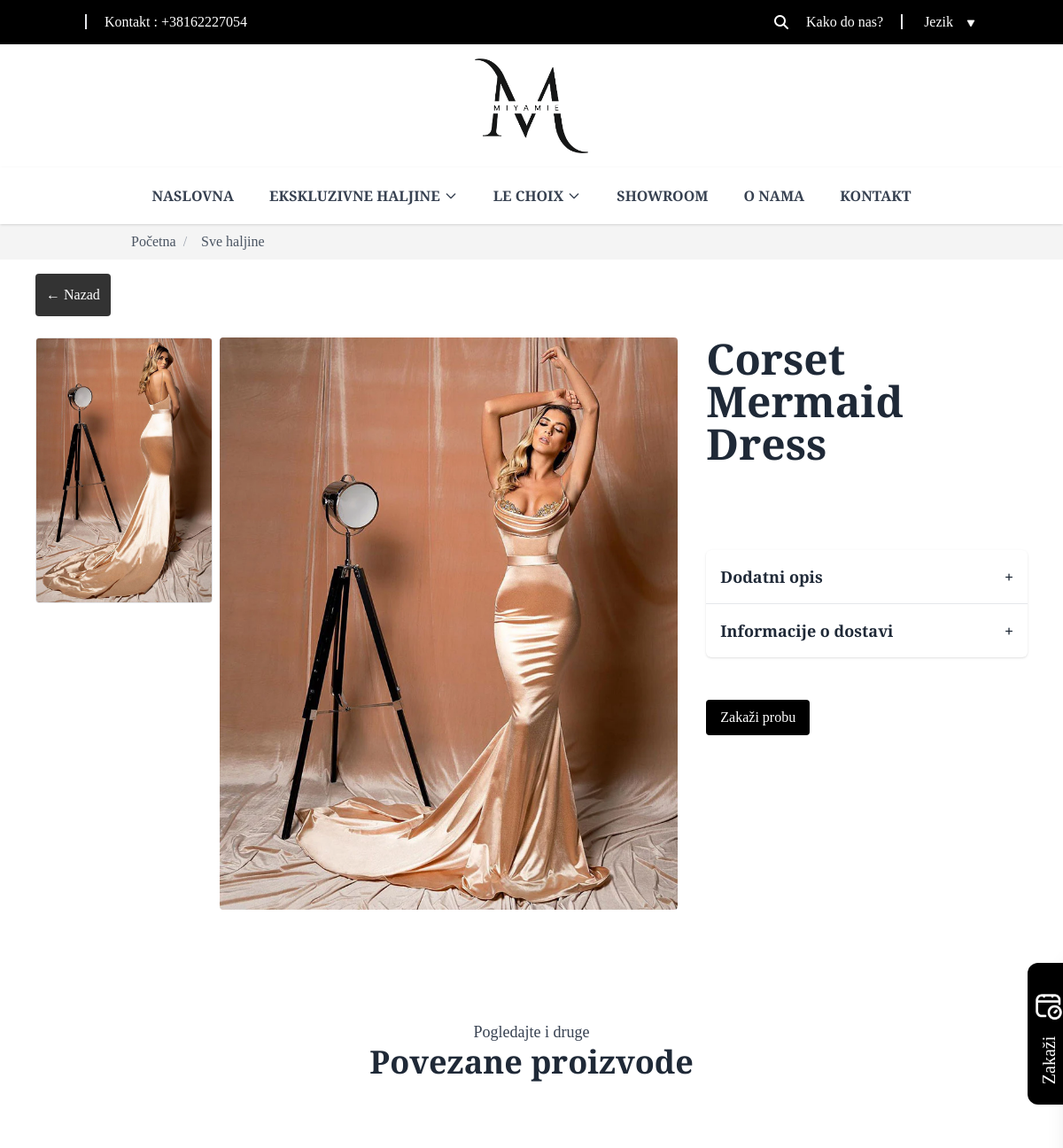
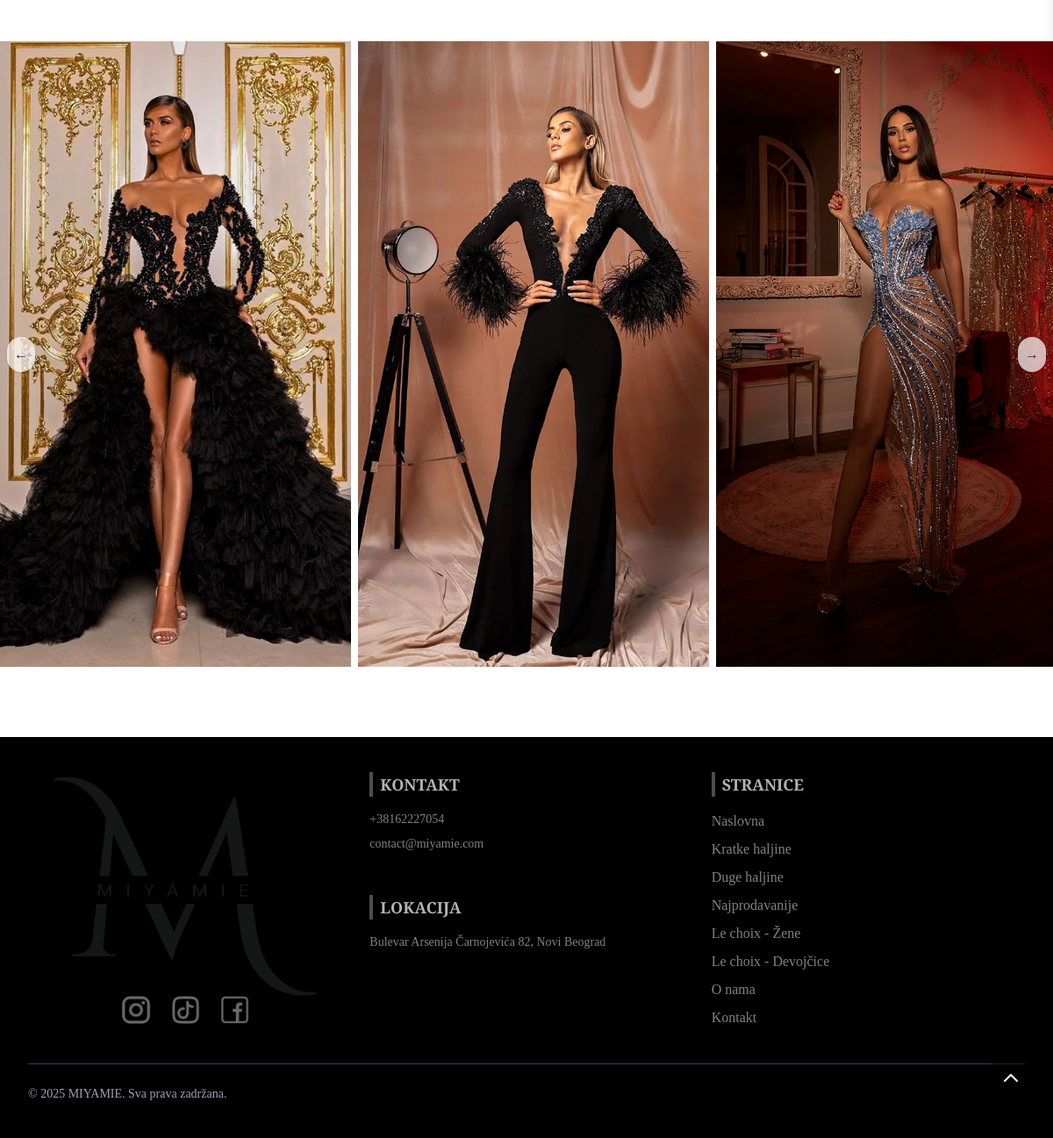
/sr/single_product/10, run on the app's committed database (2 pictures, top to bottom).
### website/models.py (models this page shows, shortened)
class Config(models.Model):
    contact_phone = models.CharField(max_length=100, blank=True, null=True, default='+38162227054')
    email = models.EmailField(blank=True, null=True, default='contact@miyamie.com')
    instagram_link = models.CharField(max_length=255, blank=True, null=True, default='www.instagram.com')
    facebook_link = models.CharField(max_length=255, blank=True, null=True, default='www.facebook.com')
    tiktok_link = models.CharField(max_length=255, blank=True, null=True, default='www.tiktok.com')
    address = models.CharField(max_length=255, blank=True, null=True, default='defautl address')
    delivery_info = CKEditor5Field('Sadržaj',  default="Delivery information")
    delivery_info_en = CKEditor5Field('Content (en)', default="Delivery information")

class DressImage(models.Model):
    dress = models.ForeignKey(Dress, on_delete=models.CASCADE, related_name='images')
    image = models.ImageField(upload_to='dresses/extra/')

class Dress(models.Model):
    TAG_CHOICES = [
        ('new', 'New'),
        ('bestseller', 'Bestseller'),
        ('sale', 'Sale'),
        ('for_sale', 'For Sale'),
        ('rent', 'Rent'),
    ]
    SIZE_CHOICES = [
        ('standard', 'Standard'),
        ('xl', 'XL'),  # ili 'XL', ako više voliš brojčanu oznaku
    ]
    slug = models.SlugField()
    category = models.ForeignKey(Category, on_delete=models.CASCADE, related_name='dresses')
    name = models.CharField(max_length=200)
    size = models.CharField(max_length=20, choices=SIZE_CHOICES, default='standard')
    short_description = models.CharField(max_length=255)
    description = models.TextField()
    additional_info = models.TextField(blank=True, null=True)
    tag = models.CharField(max_length=20, choices=TAG_CHOICES, blank=True, null=True)
    home_page = models.IntegerField(default=0)
    main_image = models.ImageField(upload_to='dresses/main/')

### website/views.py (the view)
# urls.py: path('single_product/<int:pk>', views.single_product, name='single_product'),
def single_product(request, pk):
    product = Dress.objects.get(pk=pk)
    category_id = product.category.id
    related_products = Dress.objects.filter(category=category_id).exclude(pk=product.pk)
    context = {'product': product, 'related_products': related_products}
    return render(request, 'website/pages/single_product.html', context)

### website/context_processors.py (called while the page is built)
def config(request):
    config = Config.objects.all().first()
    form = AppointmentForm()
    return {'config': config, 'form': form}

### website/templates/website/pages/single_product.html (shortened to what this page needs)
{% extends 'base.html' %}
{% load static %}
{% load i18n %}
{% block content %}
{% include 'website/components/breadcrumbs.html' %}
<div class="max-w-6xl mx-auto bg-white p-4">
    <div>
        <a href="{{ request.META.HTTP_REFERER }}">
            <div class="bg-black/80 p-2 lg:p-3 text-white w-fit rounded">
                ← {% trans 'Nazad' %}
            </div>
        </a>
    </div>
    <br>
    <div class="flex flex-col md:flex-row gap-8">
        <div class="flex md:flex-row flex-col gap-2 w-full md:w-2/3">
            <div
                    class="flex flex-row md:flex-col gap-2 w-full md:w-[200px] order-2 md:order-1 max-h-[700px]
           overflow-x-auto md:overflow-y-auto no-scrollbar"
            >
                {% for image in product.images.all %}
                <a
                        data-fancybox="gallery"
                        href="{{image.image.url}}"
                        class="flex-shrink-0 md:w-full w-full rounded overflow-hidden"
                >
                    <img
                            src="{{image.image.url}}"
                            class="object-cover cursor-pointer rounded border w-full h-[300px]"
                            alt="Sporedna slika"
                    />
                </a>
                {% endfor %}
            </div>
            <div class="flex-1 order-1 md:order-2">
                <a data-fancybox="gallery" href="{{product.main_image.url}}">
                    <img
                            id="mainImage"
                            src="{{product.main_image.url}}"
                            alt="Glavna slika"
                            class="w-full max-h-[800px] object-cover cursor-pointer rounded"
                    />
                </a>
            </div>
        </div>
        <div class="w-full md:w-1/3">
            <h2 class="text-5xl font-semibold mb-2">{{product.name}}</h2>
            <br>
            <br>
            <br>
            <div class="bg-white rounded-md shadow ">
                <button class="accordion-toggle w-full text-left p-4 font-semibold text-lg flex justify-between items-center">
                    <span>{% trans 'Dodatni opis' %}</span>
                    <span class="icon">+</span>
                </button>
                <hr>
                <button class="accordion-toggle w-full text-left p-4 font-semibold text-lg flex justify-between items-center">
                    <span>{% trans 'Informacije o dostavi' %}</span>
                    <span class="icon">+</span>
                </button>
            </div>
            <br>
            <br>
            <button class="openSidebarBtn bg-black text-white px-4 py-2 rounded hover:bg-gray-800">
                {% trans 'Zakaži probu' %}
            </button>
        </div>
    </div>
</div>
<section class="w-full h-[200px] md:h-[300px] flex items-center justify-center">
    <div class="text-center">
        <p class="text-lg text-gray-700">{% trans 'Pogledajte i druge' %}</p>
        <h2 class="text-4xl font-bold mb-4">{% trans 'Povezane proizvode' %}</h2>
    </div>
</section>
<div class="relative w-full mb-20">
    <div id="slider" class="flex overflow-x-auto scroll-smooth scrollbar-hide space-x-2">
        {% for related_product in related_products %}
        <div class="w-1/2 md:w-1/3 flex-shrink-0">
            <a href="{% url 'single_product' related_product.id %}">
                <img src="{{related_product.main_image.url}}" class=" object-cover w-full h-full"/>
            </a>
        </div>
        {% endfor %}
    </div>
    <button onclick="slide('left')"
            class="absolute left-2 top-1/2 -translate-y-1/2 bg-white/70 rounded-full p-2 shadow z-10">
        ←
    </button>
    <button onclick="slide('right')"
            class="absolute right-2 top-1/2 -translate-y-1/2 bg-white/70 rounded-full p-2 shadow z-10">
        →
    </button>
</div>
{% endblock %}

### templates/base.html (shortened to what this page needs)
{% load static %}
{% load static tailwind_tags %}
<!DOCTYPE html>
<html lang="en">
<head>
    <link rel="stylesheet" href="https://cdnjs.cloudflare.com/ajax/libs/font-awesome/6.5.2/css/all.min.css"
/>
    <link rel="stylesheet" href="https://cdn.jsdelivr.net/npm/@fancyapps/ui/dist/fancybox.css" />
    {% tailwind_css %}
</head>
<body class="font-cormorant text-gray-800 bg-white">
{% include 'header.html' %}
{% block content %}
{% endblock %}
{% include 'footer.html' %}
{% include 'website/components/scroll_to_top.html' %}
{% include 'website/components/schedule.html' %}
</body>
</html>

### templates/header.html (shortened to what this page needs)
{% load static %}
{% load i18n %}
<div class="p-2 bg-black header-top flex justify-end items-center sm:justify-between text-white md:px-16 lg:px-24 xl:px-32">
    <div class="hidden sm:block">
        <label class="border-l-2 pl-5">{% trans 'Kontakt' %} : <a
                href="tel:{{config.contact_phone}}">{{config.contact_phone}}</a></label>
    </div>
    <div class="flex gap-5 items-center">
        <form id="searchForm" action="{% url 'products' 'search' %}" method="GET" class="md:block hidden">
            <div class="flex items-center gap-2">
                <i id="inputSearchIcon" class="fa-solid fa-magnifying-glass cursor-pointer"></i>
            </div>
        </form>
        <div>
            <label class="border-r-2 pr-5">
                <a href="https://maps.app.goo.gl/5gRqn56Li5t57S6c8"
                   target="_blank" class="hover:underline">{% trans 'Kako do nas?' %}</a></label>
            <div class="inline cursor-pointer languageToggle" onclick="toggleLanguageMenu(this)">
                <p class="pl-5 mr-2 inline">{% trans 'Jezik' %}</p>
                <img src="{% static 'img/icons/raphael_arrowdown.png' %}" alt="" class="w-4 inline"/>
            </div>
        </div>
    </div>
</div>
<header>
    <div class="flex justify-between md:justify-center  items-center p-4 ">
        <a href="{% url 'home' %}">
            <img src="{% static 'img/logo.png' %}" alt="Logo" class="w-16 md:w-32"/>
        </a>
    </div>
    <nav class="font-semibold hidden md:flex justify-center bg-white shadow relative z-50">
        <div class="max-w-7xl mx-auto px-4">
            <div class="flex justify-between items-center h-16">
                <div class="flex space-x-4">
                    <a href="{% url 'home' %}" class="text-gray-700 hover:text-gray-400 px-3 py-2">{% trans "NASLOVNA" %}</a>
                    <div class="relative group z-50">
                        <a href="{% url 'products' 'all' %}">
                            <button class="text-gray-700 hover:text-gray-400 px-3 py-2 flex items-center">
                                {% trans "EKSKLUZIVNE HALJINE" %}
                                <svg class="ml-1 w-4 h-4" fill="none" stroke="currentColor" viewBox="0 0 24 24">
                                    <path d="M19 9l-7 7-7-7" stroke-width="2" stroke-linecap="round"
                                          stroke-linejoin="round"/>
                                </svg>
                            </button>
                        </a>
                    </div>
                    <div class="relative group z-99">
                        <a href="{% url 'products' 'lechoix' %}">
                            <button class="text-gray-700 hover:text-gray-400 px-3 py-2 flex items-center">
                                LE CHOIX
                                <svg class="ml-1 w-4 h-4" fill="none" stroke="currentColor" viewBox="0 0 24 24">
                                    <path d="M19 9l-7 7-7-7" stroke-width="2" stroke-linecap="round"
                                          stroke-linejoin="round"/>
                                </svg>
                            </button>
                        </a>
                    </div>
                    <a href="{% url 'showroom' %}" class="text-gray-700 hover:text-gray-400 px-3 py-2">{% trans "SHOWROOM" %}</a>
                    <a href="{% url 'about' %}" class="text-gray-700 hover:text-gray-400 px-3 py-2">{% trans "O NAMA" %}</a>
                    <a href="{% url 'contact' %}" class="text-gray-700 hover:text-gray-400 px-3 py-2">{% trans "KONTAKT" %}</a>
                </div>
            </div>
        </div>
    </nav>
</header>

### website/templates/website/components/breadcrumbs.html
{% load static %}
<div class="flex text-gray-300 bg-[#F4F4F4] p-2 px-5 md:px-32" aria-label="breadcrumb">
    <div class="">
        <ul class="mx-auto max-w-[1200px] flex items-center space-x-2 pl-5">
            {% for name, url in breadcrumbs %}
            <li class="flex items-center">
                <a href="{{ url }}" class="text-gray-600 hover:text-blue-800">{{ name }}</a>
                {% if not forloop.last %}
                <span class="mx-2 text-gray-400">/</span>
                {% endif %}
            </li>
            {% endfor %}
        </ul>
    </div>
</div>

### templates/footer.html
{% load static %}
{% load i18n %}
<footer class="bg-black text-white/50 py-10">
    <div class="max-w-7xl mx-auto px-4 sm:px-6 lg:px-8">
        <div class="grid grid-cols-1 md:grid-cols-3 gap-8 justify-between">
            <div class="flex flex-col justify-center items-center">
                <a href="{% url 'home' %}">
                    <img src="{% static 'img/logo.png' %}" alt="Haljina" class="w-[300px] rounded"/>
                </a>
                <div class="flex gap-5">
                    <a href="{{config.instagram_link}}">
                        <img src="{% static 'img/icons/instagram.png' %}" alt="" class="h-8 "/>
                    </a>
                    <a href="{{config.tiktok_link}}">
                        <img src="{% static 'img/icons/tiktok.png' %}" alt="" class="h-8"/>
                    </a>
                    <a href="{{config.facebook_link}}">
                        <img src="{% static 'img/icons/facebook.png' %}" alt="" class="h-8 "/>
                    </a>
                </div>
            </div>
            <div>
                <h3 class="text-lg font-semibold mb-4 text-white/70 border-l-4 border-white/30 pl-2">{% trans 'KONTAKT' %}</h3>
                <ul class="space-y-2 text-sm">
                    <li><a href="tel:{{config.contact_phone}}" class="hover:underline">{{config.contact_phone}}</a></li>
                    <li><a href="mailto:{{config.email}}" class="hover:underline">{{config.email}}</a></li>
                </ul>
                <br><br>
                <h3 class="text-lg font-semibold mb-4 text-white/70 border-l-4 border-white/30 pl-2">{% trans 'LOKACIJA' %}</h3>
                <ul class="space-y-2 text-sm">
                    <li>
                        <a href="https://www.google.com/maps/search/?api=1&query=Bulevar+Arsenija+Čarnojevića+82,+Novi+Beograd"
                           target="_blank" class="hover:underline">
                            {{config.address}}
                        </a>
                    </li>
                </ul>
            </div>
            <div>
                <h3 class="text-lg font-semibold mb-4 text-white/70 border-l-4 border-white/30 pl-2">{% trans 'STRANICE' %}</h3>
                <ul class="space-y-2 ">
                    <li><a href="{% url 'home' %}" class="hover:underline">{% trans 'Naslovna' %}</a></li>
                    <li><a href="{% url 'products' 'short' %}" class="hover:underline">{% trans 'Kratke haljine' %}</a></li>
                    <li><a href="{% url 'products' 'long' %}" class="hover:underline">{% trans 'Duge haljine' %}</a></li>
                    <li><a href="{% url 'products' 'bestseller' %}" class="hover:underline">{% trans 'Najprodavanije' %}</a></li>
                    <li><a href="{% url 'products' 'woman' %}" class="hover:underline">{% trans 'Le choix - Žene' %}</a></li>
                    <li><a href="{% url 'products' 'girls' %}" class="hover:underline">{% trans 'Le choix - Devojčice' %}</a></li>
                    <li><a href="{% url 'about' %}" class="hover:underline">{% trans 'O nama' %}</a></li>
                    <li><a href="{% url 'contact' %}" class="hover:underline">{% trans 'Kontakt' %}</a></li>
                </ul>
            </div>
        </div>
        <div class="border-t border-gray-700 mt-10 pt-6 text-sm text-gray-400 flex justify-between">
            <div>&copy; {% trans '2025 MIYAMIE. Sva prava zadržana.' %}</div>
        </div>
    </div>
</footer>

### website/templates/website/components/scroll_to_top.html
{% load static %}
<a href="#top"
   class="p-2 md:p-4 scroll-to-top fixed right-5 bottom-10 z-50 text-white transition bg-black/50 rounded-full hover:rotate-720 transition-transform
   hover:bg-gray-800/50 duration-1000">
    <svg
            class="w-6 h-6 text-white -rotate-90 "
            fill="none"
            stroke="currentColor"
            stroke-width="2"
            viewBox="0 0 24 24">
        <path stroke-linecap="round" stroke-linejoin="round" d="M9 5l7 7-7 7"/>
    </svg>
</a>

### website/templates/website/components/schedule.html (shortened to what this page needs)
{% load static %}
{% load i18n %}
<div id="sidebarContainer"
     class="flex fixed top-1/2 right-0 transform -translate-y-1/2 translate-x-[320px] z-50 transition-transform duration-500 ease-in-out">
    <div id="formContainer" class="bg-white shadow-xl rounded-l-lg w-80 p-6 space-y-4">
        <div id="ses"
             class="openSidebarBtn absolute -left-8 md:-left-10 bg-black text-white p-2 rounded-l-xl cursor-pointer flex gap-2 md:gap-5 flex-col items-center justify-center space-y-2 h-20 md:h-40 w-8 md:w-12">
            <img src="{% static 'img/icons/akar-icons_schedule.png' %}" alt="Haljina 1"
                 class="w-full h-auto object-cover rounded-lg">
            <p class="text-xs md:text-xl transform -rotate-90 origin-center whitespace-nowrap ">{% trans 'Zakaži' %}</p>
        </div>
    </div>
</div>

### website/templates/website/pages/single_product.html (style rules this page uses)
.scrollbar-hide { -ms-overflow-style: none; scrollbar-width: none; }

### data on the page
Config: contact_phone "+38162227054", email "contact@miyamie.com", address "Bulevar Arsenija Čarnojevića 82, Novi Beograd"
DressImage: image (picture)
Dress: main_image (picture), name "Corset Mermaid Dress"
Dress: main_image (picture)
Dress: main_image (picture)
Dress: main_image (picture)

### other printed values
{{ name }} "Početna" "Sve haljine"
